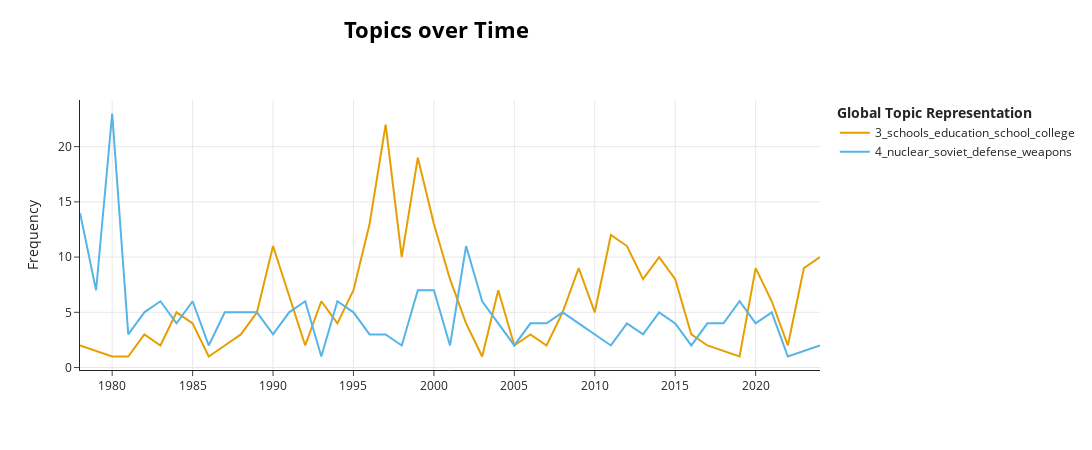

Notebook source saved alongside this figure:
### Markdown cell above
## Topics over Time
We can use `.topics_over_time` to see how many paragraphs were assigned to certain topics in certain years.
Try playing around with the `topics=` argument below to compare trends.

### Code cell
topics_over_time = model.topics_over_time(paragraphs, paragraph_years)
model.visualize_topics_over_time(topics_over_time, topics=[3,4])

### Figure 1 — Plotly figure (JSON) as saved in the notebook; plotly's stock layout.template omitted (floating-point values rounded to 4 significant figures)
{"data": [{"hoverinfo": "text", "hovertext": ["<b>Topic 3</b><br>Words: village, passionately, fulfillment, attached, liberties", "<b>Topic 3</b><br>Words: concentrating, young, 1980s, minority, youth", "<b>Topic 3</b><br>Words: aid, total, percent, schools, protested", "<b>Topic 3</b><br>Words: programs, discredited, help, volunteer, private", "<b>Topic 3</b><br>Words: education, math, science, encourage, schools", "<b>Topic 3</b><br>Words: excellence, schools, education, school, begin", "<b>Topic 3</b><br>Words: basics, school, goes, groups, giving", "<b>Topic 3</b><br>Words: education, 1963, renaissance, yearslast, lobbies", "<b>Topic 3</b><br>Words: children, lets, basic, conceived, concepts", "<b>Topic 3</b><br>Words: spend, schools, education, teachers, supreme", "<b>Topic 3</b><br>Words: education, schools, students, program, teachers", "<b>Topic 3</b><br>Words: kids, education, schools, governor, tell", "<b>Topic 3</b><br>Words: schools, highly, 2000, education, allow", "<b>Topic 3</b><br>Words: education, program, service, learning, school", "<b>Topic 3</b><br>Words: school, kids, worldclass, children, teachers", "<b>Topic 3</b><br>Words: school, education, college, americorps, children", "<b>Topic 3</b><br>Words: challenge, children, schools, parents, college", "<b>Topic 3</b><br>Words: school, schools, education, children, college", "<b>Topic 3</b><br>Words: college, schools, children, education, school", "<b>Topic 3</b><br>Words: schools, school, teachers, children, college", "<b>Topic 3</b><br>Words: schools, college, school, help, teachers", "<b>Topic 3</b><br>Words: reading, schools, teaching, children, school", "<b>Topic 3</b><br>Words: corps, teacher, usa, need, children", "<b>Topic 3</b><br>Words: mentors, person, 450, children, recruiting", "<b>Topic 3</b><br>Words: schools, children, help, math, students", "<b>Topic 3</b><br>Words: young, community, gangs, better, high", "<b>Topic 3</b><br>Words: math, direction, children, science, courses", "<b>Topic 3</b><br>Words: schools, children, students, local, failing", "<b>Topic 3</b><br>Words: schools, children, students, faithbased, help", "<b>Topic 3</b><br>Words: education, school, college, high, schools", "<b>Topic 3</b><br>Words: college, education, schools, student, school", "<b>Topic 3</b><br>Words: schools, education, school, college, students", "<b>Topic 3</b><br>Words: students, education, college, teachers, tuition", "<b>Topic 3</b><br>Words: education, higher, schools, high, school", "<b>Topic 3</b><br>Words: education, college, schools, help, students", "<b>Topic 3</b><br>Words: college, want, school, education, high", "<b>Topic 3</b><br>Words: student, college, education, job, need", "<b>Topic 3</b><br>Words: school, education, magnet, denisha, masters", "<b>Topic 3</b><br>Words: newborn, bond, nationwide, include, parent", "<b>Topic 3</b><br>Words: janiyah, school, students, education, stephanie", "<b>Topic 3</b><br>Words: education, years, century, college, school", "<b>Topic 3</b><br>Words: mental, children, frances, hospitalizations, haugen", "<b>Topic 3</b><br>Words: best, lets, finish, school, education", "<b>Topic 3</b><br>Words: keenan, college, student, school, children"], "marker": {"color": "#E69F00"}, "mode": "lines", "name": "3_schools_education_school_college", "type": "scatter", "x": [1978, 1980, 1981, 1982, 1983, 1984, 1985, 1986, 1987, 1988, 1989, 1990, 1992, 1993, 1994, 1995, 1996, 1997, 1998, 1999, 2000, 2001, 2002, 2003, 2004, 2005, 2006, 2007, 2008, 2009, 2010, 2011, 2012, 2013, 2014, 2015, 2016, 2017, 2019, 2020, 2021, 2022, 2023, 2024], "y": [2, 1, 1, 3, 2, 5, 4, 1, 2, 3, 5, 11, 2, 6, 4, 7, 13, 22, 10, 19, 13, 8, 4, 1, 7, 2, 3, 2, 5, 9, 5, 12, 11, 8, 10, 8, 3, 2, 1, 9, 6, 2, 9, 10]}, {"hoverinfo": "text", "hovertext": ["<b>Topic 4</b><br>Words: nuclear, canal, arms, treaties, security", "<b>Topic 4</b><br>Words: salt, soviet, nuclear, agreement, ii", "<b>Topic 4</b><br>Words: soviet, nuclear, military, world, nations", "<b>Topic 4</b><br>Words: defense, department, military, realistic, program", "<b>Topic 4</b><br>Words: soviet, forces, soviets, military, vital", "<b>Topic 4</b><br>Words: soviet, arms, reductions, defense, verifiable", "<b>Topic 4</b><br>Words: defense, capability, nuclear, soviet, responsibility", "<b>Topic 4</b><br>Words: defense, nuclear, arms, verifiable, war", "<b>Topic 4</b><br>Words: soviet, defense, geneva, reduces, relationship", "<b>Topic 4</b><br>Words: soviet, defense, let, hemisphere, military", "<b>Topic 4</b><br>Words: nuclear, agreement, strategic, defense, arms", "<b>Topic 4</b><br>Words: defense, nuclear, weapons, review, security", "<b>Topic 4</b><br>Words: europe, strategic, soviet, military, defense", "<b>Topic 4</b><br>Words: soviet, leadership, germany, desert, missile", "<b>Topic 4</b><br>Words: missiles, defense, nuclear, warheads, strategic", "<b>Topic 4</b><br>Words: defense, prepared, world, best, global", "<b>Topic 4</b><br>Words: nuclear, defense, states, weapons, year", "<b>Topic 4</b><br>Words: nuclear, cold, war, military, carry", "<b>Topic 4</b><br>Words: nuclear, treaty, cold, weapons, fades", "<b>Topic 4</b><br>Words: nato, europe, 50, nuclear, endanger", "<b>Topic 4</b><br>Words: nato, senate, nuclear, ask, europe", "<b>Topic 4</b><br>Words: nuclear, nations, treaty, continue, increase", "<b>Topic 4</b><br>Words: russia, nuclear, weapons, missile, china", "<b>Topic 4</b><br>Words: threats, defense, transform, confront, strategy", "<b>Topic 4</b><br>Words: security, budget, homeland, weapons, nuclear", "<b>Topic 4</b><br>Words: korean, nuclear, regime, north, weapons", "<b>Topic 4</b><br>Words: patriot, enforcement, hunting, law, provisions", "<b>Topic 4</b><br>Words: terror, syrian, iranian, homeland, weapons", "<b>Topic 4</b><br>Words: iran, nuclear, iranian, regime, country", "<b>Topic 4</b><br>Words: pursuing, diplomacy, nuclear, terrorists, weapons", "<b>Topic 4</b><br>Words: nuclear, iran, terrorists, tehran, 911", "<b>Topic 4</b><br>Words: nuclear, weapons, sanctions, whos, united", "<b>Topic 4</b><br>Words: insist, sanctions, korea, tighter, shaping", "<b>Topic 4</b><br>Words: iran, military, nuclear, leaders, commitmentand", "<b>Topic 4</b><br>Words: nuclear, engage, efforts, obligations, recognize", "<b>Topic 4</b><br>Words: iran, irans, nuclear, sanctions, negotiations", "<b>Topic 4</b><br>Words: cuba, nuclear, iran, alan, privacy", "<b>Topic 4</b><br>Words: iran, approach, thats, global, nuclear", "<b>Topic 4</b><br>Words: alliance, nato, terrorism, individuals, unbreakable", "<b>Topic 4</b><br>Words: nuclear, iran, north, dangerous, detention", "<b>Topic 4</b><br>Words: united, nuclear, states, treaty, missile", "<b>Topic 4</b><br>Words: iranian, allies, shorttime, force, nuclear", "<b>Topic 4</b><br>Words: defense, agency, security, ignore, department", "<b>Topic 4</b><br>Words: matters, americaand, 29, dictators, lesson", "<b>Topic 4</b><br>Words: welcome, alliance, nato, minister, finland"], "marker": {"color": "#56B4E9"}, "mode": "lines", "name": "4_nuclear_soviet_defense_weapons", "type": "scatter", "x": [1978, 1979, 1980, 1981, 1982, 1983, 1984, 1985, 1986, 1987, 1988, 1989, 1990, 1991, 1992, 1993, 1994, 1995, 1996, 1997, 1998, 1999, 2000, 2001, 2002, 2003, 2004, 2005, 2006, 2007, 2008, 2010, 2011, 2012, 2013, 2014, 2015, 2016, 2017, 2018, 2019, 2020, 2021, 2022, 2024], "y": [14, 7, 23, 3, 5, 6, 4, 6, 2, 5, 5, 5, 3, 5, 6, 1, 6, 5, 3, 3, 2, 7, 7, 2, 11, 6, 4, 2, 4, 4, 5, 3, 2, 4, 3, 5, 4, 2, 4, 4, 6, 4, 5, 1, 2]}], "layout": {"height": 450, "hoverlabel": {"bgcolor": "white", "font": {"family": "Rockwell", "size": 16}}, "legend": {"title": {"text": "<b>Global Topic Representation"}}, "title": {"font": {"color": "Black", "size": 22}, "text": "<b>Topics over Time</b>", "x": 0.4, "xanchor": "center", "y": 0.95, "yanchor": "top"}, "width": 1250, "xaxis": {"showgrid": true}, "yaxis": {"showgrid": true, "title": {"text": "Frequency"}}}}
